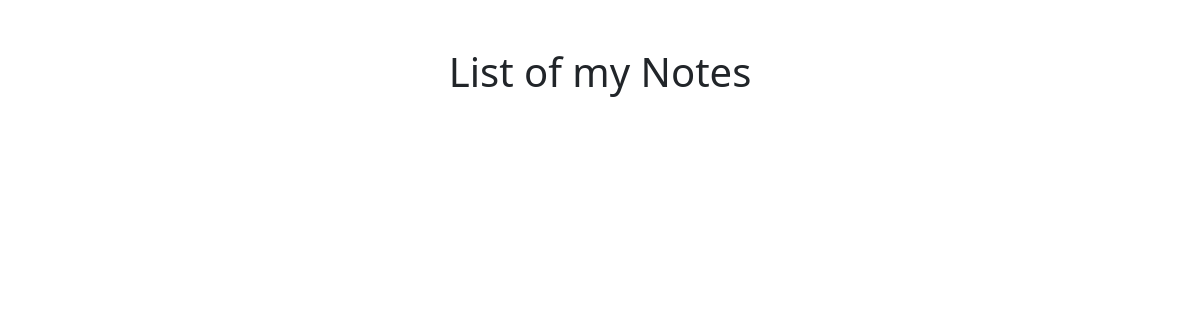
The app's page /notes/list, older data.
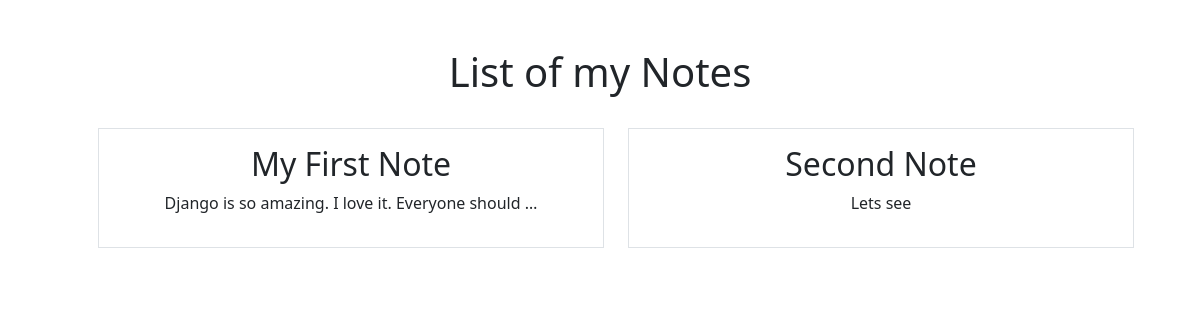
The same page, newer data.
### notes/models.py (models this page shows)
class Notes(models.Model):
    title = models.CharField(max_length=200)
    content = models.TextField()
    created_at = models.DateTimeField(auto_now_add=True)

### notes/views.py (the view)
# urls.py: path('list', views.NotesListView.as_view(), name="notes.list"),
class NotesListView(ListView):
    model = Notes
    context_object_name = 'notes'

### notes/templates/notes/notes_list.html
{% extends 'base.html' %}
{% block content %}
    <h1>List of my Notes</h1>
    <ul>
        <div class="row row-cols3 p-4">
            {% for note in notes %}
                <div class="col">
                    <div class="p-3 border">
                        <a href="{% url 'notes.detail' pk=note.id %}" class="text-dark text-decoration-none">
                            <h2>{{ note.title }}</h2>
                        </a>
                        <p>{{ note.content|truncatechars:50 }}</p>
                    </div>
                </div>
            {% endfor %}
    </ul>
    </div>
{% endblock %}

### static/templates/base.html (shortened to what this page needs)
{% load static %}
<html>
<head>
    <link rel="stylesheet"  href="https://cdn.jsdelivr.net/npm/bootstrap@5.3.2/dist/css/bootstrap.min.css"/>
</head>
<body>
<div class="container my-5 text-center">
    {% block content %}
    {% endblock %}
</body>
</html>

Row changes from the older to the newer data that the page shows:
added Notes: title "My First Note", content "Django is so amazing. I love it. Everyone should …"
added Notes: title "Second Note", content "Lets see"
